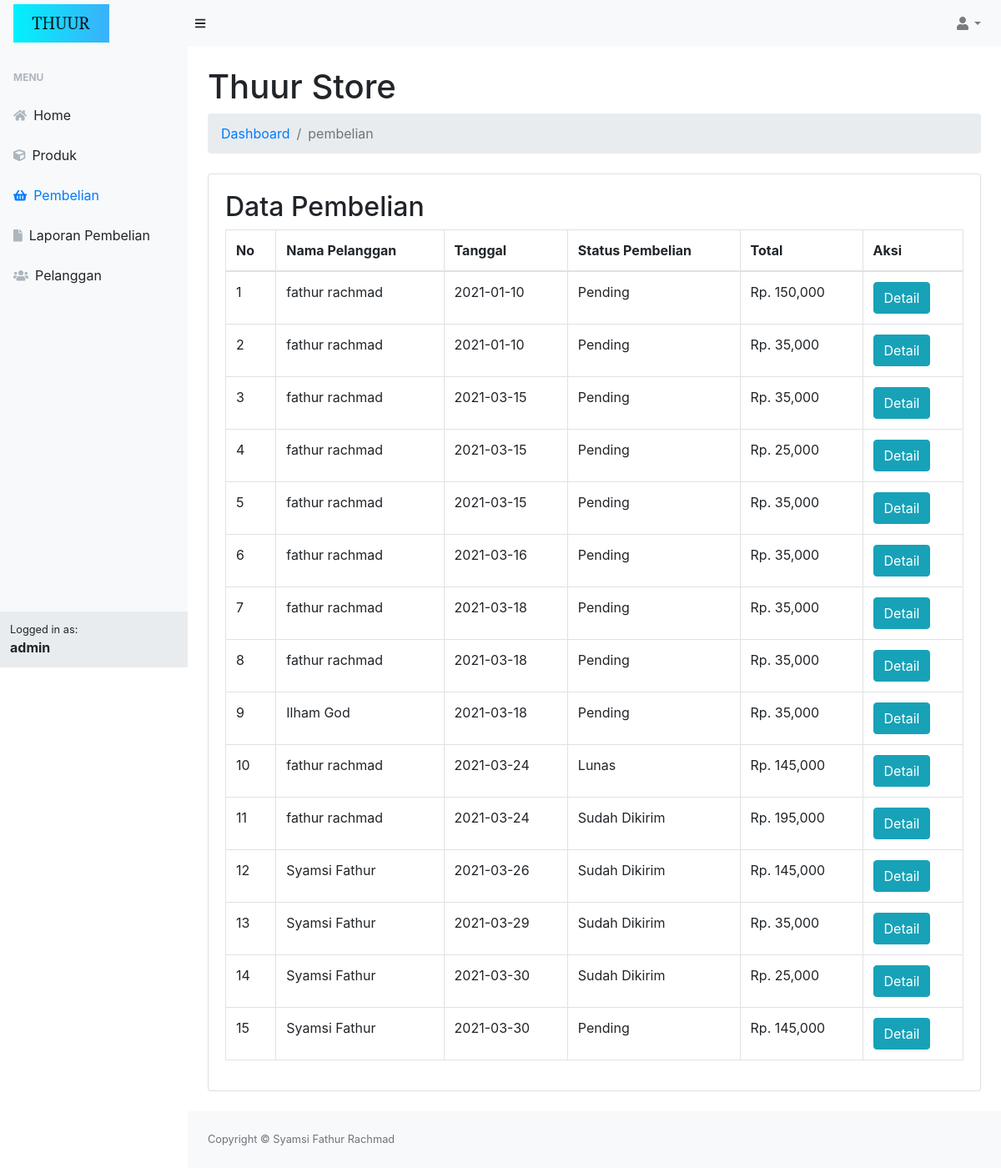
Page /admin/index.php?halaman=pembelian (signed in) on the committed database.
### tables this page shows
CREATE TABLE `pembelian` (
  `id_pembelian` int(11) NOT NULL,
  `id_pelanggan` int(11) NOT NULL,
  `tanggal` date NOT NULL,
  `total` int(11) NOT NULL,
  `status_pembelian` varchar(100) NOT NULL DEFAULT 'Pending'
);

CREATE TABLE `pelanggan` (
  `id_pelanggan` int(11) NOT NULL,
  `email` varchar(100) NOT NULL,
  `password` varchar(50) NOT NULL,
  `nama_lengkap` varchar(100) NOT NULL,
  `no_hp` varchar(25) NOT NULL
);

### admin/pembelian.php (the view, shortened to what this page needs)
<h2>Data Pembelian</h2>
<table class="table table-bordered">
	<thead>
		<tr>
			<th>No</th>
			<th>Nama Pelanggan</th>
			<th>Tanggal</th>
			<th>Status Pembelian</th>
			<th>Total</th>
			<th>Aksi</th>
		</tr>
	</thead>
	<tbody>
		<?php $nomor=1; ?>
		<?php $ambil=$koneksi->query("SELECT * FROM pembelian JOIN pelanggan ON pembelian.id_pelanggan=pelanggan.id_pelanggan"); ?>
		<?php while ($pecah = $ambil->fetch_assoc()){ ?>
		<tr>
			<td><?php echo $nomor; ?></td>
			<td><?php echo $pecah['nama_lengkap']; ?></td>
			<td><?php echo $pecah['tanggal']; ?></td>
			<td><?php echo $pecah['status_pembelian']; ?></td>
			<td>Rp. <?php echo number_format($pecah['total']); ?></td>
			<td>
				<a href="index.php?halaman=detail&id=<?php echo $pecah['id_pembelian']; ?>" class="btn-info btn">Detail</a>
			</td>
		</tr>
		<?php $nomor++; ?>
		<?php } ?>
	</tbody>
</table>

### admin/index.php (shortened to what this page needs)
<?php
include 'koneksi.php';
?>
<!DOCTYPE html>
<html>
<head>
        <link href="assets/css/styles.css" rel="stylesheet" />
    </head>
    <body class="sb-nav-fixed">
        <nav class="sb-topnav navbar navbar-expand navbar-light bg-light">
            <a class="navbar-brand" href="index.php?halaman=home"><img src="../img/logo.png" alt="logo" width="115"></a>
            <button class="btn btn-link btn-sm order-1 order-lg-0" id="sidebarToggle" href="#"><i class="fas fa-bars"></i></button>
            <ul class="navbar-nav ml-auto">
                <li class="nav-item dropdown">
                    <a class="nav-link dropdown-toggle" id="userDropdown" href="#" role="button" data-toggle="dropdown" aria-haspopup="true" aria-expanded="false"><i class="fas fa-user fa-fw"></i></a>
                </li>
            </ul>
        </nav>
        <div id="layoutSidenav">
            <div id="layoutSidenav_nav">
                <nav class="sb-sidenav accordion sb-sidenav-light" id="sidenavAccordion">
                    <div class="sb-sidenav-menu">
                        <div class="nav">
                            <div class="sb-sidenav-menu-heading">Menu</div>
                            <a class="nav-link" href="index.php?halaman=home"><div class="sb-nav-link-icon"><i class="fas fa-home"></i></div>
                                Home</a>
                            <a class="nav-link" href="index.php?halaman=produk"><div class="sb-nav-link-icon"><i class="fas fa-cube"></i></div>
                                Produk</a>
                            <a class="nav-link" href="index.php?halaman=pembelian"><div class="sb-nav-link-icon"><i class="fas fa-shopping-basket"></i></div>
                                Pembelian</a>
                            <a class="nav-link" href="index.php?halaman=laporan_pembelian"><div class="sb-nav-link-icon"><i class="fas fa-file"></i></div>
                                Laporan Pembelian</a>
                            <a class="nav-link" href="index.php?halaman=pelanggan"><div class="sb-nav-link-icon"><i class="fas fa-users"></i></div>
                                Pelanggan</a>
                        </div>
                    </div>
                    <div class="sb-sidenav-footer">
                        <div class="small">Logged in as:</div>
                        <?php $ambil=$koneksi->query("SELECT * FROM admin"); ?>
                        <?php while ($pecah = $ambil->fetch_assoc()){ ?>
                        <strong><?php echo $pecah['username']; ?></strong>
                        <?php } ?>
                    </div>
                </nav>
            </div>
            <div id="layoutSidenav_content">
                <main>
                    <div class="container-fluid">
                        <h1 class="mt-4">Thuur Store</h1>
                        <ol class="breadcrumb mb-4">
                            <li class="breadcrumb-item"><a href="index.php?halaman=home">Dashboard</a></li>
                            <li class="breadcrumb-item active"><?php echo $_GET['halaman']; ?></a></li>
                        </ol>
                        <div class="card mb-4">
                            <div class="card-body">
                                 <?php
                                    if (isset($_GET['halaman']))
                                    {
                                        if ($_GET['halaman']=="produk")
                                        {
                                            include 'produk.php';
                                        }
                                        elseif ($_GET['halaman']=="pembelian")
                                        {
                                            include 'pembelian.php';
                                        }
                                        elseif ($_GET['halaman']=="pelanggan")
                                        {
                                            include 'pelanggan.php';
                                        }
                                        elseif ($_GET['halaman']=="detail")
                                        {
                                            include 'detail.php';
                                        }
                                        elseif ($_GET['halaman']=="tambahproduk")
                                        {
                                            include 'tambahproduk.php';
                                        }
                                        elseif ($_GET['halaman']=="tambahpelanggan")
                                        {
                                            include 'tambahpelanggan.php';
                                        }
                                        elseif ($_GET['halaman']=="hapusproduk")
                                        {
                                            include 'hapusproduk.php';
                                        }
                                        elseif ($_GET['halaman']=="hapuspelanggan")
                                        {
                                            include 'hapuspelanggan.php';
                                        }
                                        elseif ($_GET['halaman']=="editproduk")
                                        {
                                            include 'editproduk.php';
                                        }
                                        elseif ($_GET['halaman']=="editpelanggan")
                                        {
                                            include 'editpelanggan.php';
                                        }
                                        elseif ($_GET['halaman']=="pembayaran")
                                        {
                                            include 'pembayaran.php';
                                        }
                                        elseif ($_GET['halaman']=="laporan_pembelian")
                                        {
                                            include 'laporan_pembelian.php';
                                        }
                                    }
                                ?>
                            </div>
                        </div>
                    </div>
                </main>
                <footer class="py-4 bg-light mt-auto">
                    <div class="container-fluid">
                        <div class="d-flex align-items-center justify-content-between small">
                            <div class="text-muted">Copyright &copy; Syamsi Fathur Rachmad</div>
                        </div>
                    </div>
                </footer>
            </div>
        </div>
</body>
</html>

### rows in the picture
pembelian: id_pelanggan.nama_lengkap "fathur rachmad", tanggal "2021-01-10", status_pembelian "Pending", total "150,000"
pembelian: id_pelanggan.nama_lengkap "fathur rachmad", tanggal "2021-01-10", status_pembelian "Pending", total "35,000"
pembelian: id_pelanggan.nama_lengkap "fathur rachmad", tanggal "2021-03-15", status_pembelian "Pending", total "35,000"
pembelian: id_pelanggan.nama_lengkap "fathur rachmad", tanggal "2021-03-15", status_pembelian "Pending", total "25,000"
pembelian: id_pelanggan.nama_lengkap "fathur rachmad", tanggal "2021-03-15", status_pembelian "Pending", total "35,000"
pembelian: id_pelanggan.nama_lengkap "fathur rachmad", tanggal "2021-03-16", status_pembelian "Pending", total "35,000"
pembelian: id_pelanggan.nama_lengkap "fathur rachmad", tanggal "2021-03-18", status_pembelian "Pending", total "35,000"
pembelian: id_pelanggan.nama_lengkap "fathur rachmad", tanggal "2021-03-18", status_pembelian "Pending", total "35,000"
pembelian: id_pelanggan.nama_lengkap "Ilham God", tanggal "2021-03-18", status_pembelian "Pending", total "35,000"
pembelian: id_pelanggan.nama_lengkap "fathur rachmad", tanggal "2021-03-24", status_pembelian "Lunas", total "145,000"
pembelian: id_pelanggan.nama_lengkap "fathur rachmad", tanggal "2021-03-24", status_pembelian "Sudah Dikirim", total "195,000"
pembelian: id_pelanggan.nama_lengkap "Syamsi Fathur", tanggal "2021-03-26", status_pembelian "Sudah Dikirim", total "145,000"
pembelian: id_pelanggan.nama_lengkap "Syamsi Fathur", tanggal "2021-03-29", status_pembelian "Sudah Dikirim", total "35,000"
pembelian: id_pelanggan.nama_lengkap "Syamsi Fathur", tanggal "2021-03-30", status_pembelian "Sudah Dikirim", total "25,000"
pembelian: id_pelanggan.nama_lengkap "Syamsi Fathur", tanggal "2021-03-30", status_pembelian "Pending", total "145,000"

### other values in the picture
$pecah['username'] "admin"
$_GET['halaman'] "pembelian"
